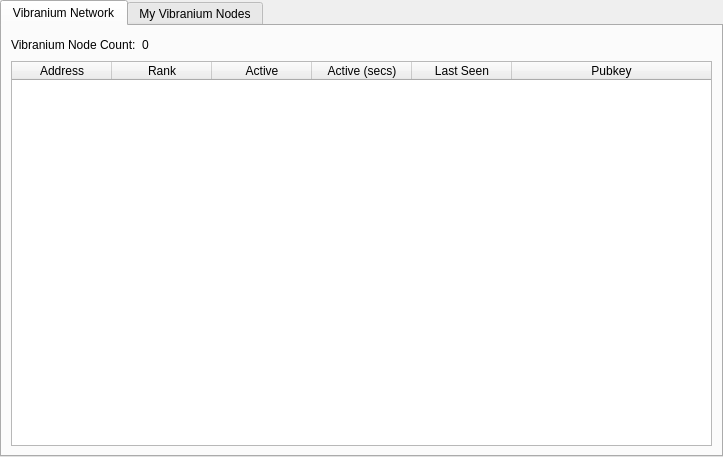
<?xml version="1.0" encoding="UTF-8"?>
<ui version="4.0">
 <class>MasternodeManager</class>
 <widget class="QWidget" name="MasternodeManager">
  <property name="geometry">
   <rect>
    <x>0</x>
    <y>0</y>
    <width>723</width>
    <height>457</height>
   </rect>
  </property>
  <property name="windowTitle">
   <string>Form</string>
  </property>
  <layout class="QVBoxLayout" name="topLayout">
   <property name="leftMargin">
    <number>0</number>
   </property>
   <property name="topMargin">
    <number>0</number>
   </property>
   <property name="rightMargin">
    <number>0</number>
   </property>
   <property name="bottomMargin">
    <number>0</number>
   </property>
   <item>
    <layout class="QVBoxLayout" name="verticalLayout">
     <property name="bottomMargin">
      <number>0</number>
     </property>
     <item>
      <widget class="QTabWidget" name="tabWidget">
       <property name="currentIndex">
        <number>0</number>
       </property>
       <widget class="QWidget" name="tab">
        <attribute name="title">
         <string>Vibranium Network</string>
        </attribute>
        <layout class="QGridLayout" name="gridLayout">
         <item row="1" column="0">
          <widget class="QTableWidget" name="tableWidget">
           <property name="editTriggers">
            <set>QAbstractItemView::NoEditTriggers</set>
           </property>
           <property name="alternatingRowColors">
            <bool>true</bool>
           </property>
           <property name="selectionBehavior">
            <enum>QAbstractItemView::SelectRows</enum>
           </property>
           <attribute name="horizontalHeaderStretchLastSection">
            <bool>true</bool>
           </attribute>
           <column>
            <property name="text">
             <string>Address</string>
            </property>
           </column>
           <column>
            <property name="text">
             <string>Rank</string>
            </property>
           </column>
           <column>
            <property name="text">
             <string>Active</string>
            </property>
           </column>
           <column>
            <property name="text">
             <string>Active (secs)</string>
            </property>
           </column>
           <column>
            <property name="text">
             <string>Last Seen</string>
            </property>
           </column>
           <column>
            <property name="text">
             <string>Pubkey</string>
            </property>
           </column>
          </widget>
         </item>
         <item row="0" column="0">
          <layout class="QHBoxLayout" name="horizontalLayout_3">
           <property name="bottomMargin">
            <number>0</number>
           </property>
           <item>
            <widget class="QLabel" name="label_2">
             <property name="text">
              <string>Vibranium Node Count:</string>
             </property>
            </widget>
           </item>
           <item>
            <widget class="QLabel" name="countLabel">
             <property name="text">
              <string>0</string>
             </property>
            </widget>
           </item>
           <item>
            <spacer name="horizontalSpacer_3">
             <property name="orientation">
              <enum>Qt::Horizontal</enum>
             </property>
             <property name="sizeHint" stdset="0">
              <size>
               <width>40</width>
               <height>20</height>
              </size>
             </property>
            </spacer>
           </item>
          </layout>
         </item>
        </layout>
       </widget>
       <widget class="QWidget" name="tab_2">
        <attribute name="title">
         <string>My Vibranium Nodes</string>
        </attribute>
        <layout class="QGridLayout" name="gridLayout_2">
         <item row="0" column="0">
          <layout class="QVBoxLayout" name="verticalLayout_2">
           <property name="bottomMargin">
            <number>0</number>
           </property>
           <item>
            <layout class="QHBoxLayout" name="horizontalLayout">
             <item>
              <widget class="QPushButton" name="createButton">
               <property name="text">
                <string>&amp;Create...</string>
               </property>
              </widget>
             </item>
             <item>
              <widget class="QPushButton" name="copyAddressButton">
               <property name="text">
                <string>Copy &amp;Address</string>
               </property>
              </widget>
             </item>
             <item>
              <spacer name="horizontalSpacer">
               <property name="orientation">
                <enum>Qt::Horizontal</enum>
               </property>
               <property name="sizeHint" stdset="0">
                <size>
                 <width>40</width>
                 <height>20</height>
                </size>
               </property>
              </spacer>
             </item>
            </layout>
           </item>
           <item>
            <widget class="QTableWidget" name="tableWidget_2">
             <property name="editTriggers">
              <set>QAbstractItemView::NoEditTriggers</set>
             </property>
             <property name="alternatingRowColors">
              <bool>true</bool>
             </property>
             <property name="selectionMode">
              <enum>QAbstractItemView::SingleSelection</enum>
             </property>
             <property name="selectionBehavior">
              <enum>QAbstractItemView::SelectRows</enum>
             </property>
             <attribute name="horizontalHeaderStretchLastSection">
              <bool>true</bool>
             </attribute>
             <column>
              <property name="text">
               <string>Alias</string>
              </property>
             </column>
             <column>
              <property name="text">
               <string>IP/Onion</string>
              </property>
             </column>
             <column>
              <property name="text">
               <string>Status</string>
              </property>
             </column>
             <column>
              <property name="text">
               <string>Collateral Address</string>
              </property>
             </column>
            </widget>
           </item>
           <item>
            <layout class="QHBoxLayout" name="horizontalLayout_2">
             <property name="bottomMargin">
              <number>0</number>
             </property>
             <item>
              <widget class="QPushButton" name="editButton">
               <property name="text">
                <string>&amp;Edit</string>
               </property>
              </widget>
             </item>
             <item>
              <widget class="QPushButton" name="getConfigButton">
               <property name="text">
                <string>&amp;Get Config</string>
               </property>
              </widget>
             </item>
             <item>
              <widget class="QPushButton" name="removeButton">
               <property name="text">
                <string>&amp;Remove</string>
               </property>
              </widget>
             </item>
             <item>
              <spacer name="horizontalSpacer_2">
               <property name="orientation">
                <enum>Qt::Horizontal</enum>
               </property>
               <property name="sizeHint" stdset="0">
                <size>
                 <width>40</width>
                 <height>20</height>
                </size>
               </property>
              </spacer>
             </item>
            </layout>
           </item>
           <item>
            <layout class="QHBoxLayout" name="horizontalLayout_4">
             <property name="bottomMargin">
              <number>0</number>
             </property>
             <item>
              <widget class="QPushButton" name="startButton">
               <property name="text">
                <string>&amp;Start</string>
               </property>
              </widget>
             </item>
             <item>
              <widget class="QPushButton" name="stopButton">
               <property name="text">
                <string>Sto&amp;p</string>
               </property>
              </widget>
             </item>
             <item>
              <spacer name="horizontalSpacer_4">
               <property name="orientation">
                <enum>Qt::Horizontal</enum>
               </property>
               <property name="sizeHint" stdset="0">
                <size>
                 <width>40</width>
                 <height>20</height>
                </size>
               </property>
              </spacer>
             </item>
            </layout>
           </item>
           <item>
            <layout class="QHBoxLayout" name="horizontalLayout_5">
             <property name="bottomMargin">
              <number>0</number>
             </property>
             <item>
              <widget class="QPushButton" name="startAllButton">
               <property name="text">
                <string>S&amp;tart All</string>
               </property>
              </widget>
             </item>
             <item>
              <widget class="QPushButton" name="stopAllButton">
               <property name="text">
                <string>St&amp;op All</string>
               </property>
              </widget>
             </item>
             <item>
              <spacer name="horizontalSpacer_5">
               <property name="orientation">
                <enum>Qt::Horizontal</enum>
               </property>
               <property name="sizeHint" stdset="0">
                <size>
                 <width>40</width>
                 <height>20</height>
                </size>
               </property>
              </spacer>
             </item>
            </layout>
           </item>
          </layout>
         </item>
        </layout>
       </widget>
      </widget>
     </item>
    </layout>
   </item>
  </layout>
 </widget>
 <resources/>
 <connections/>
</ui>
